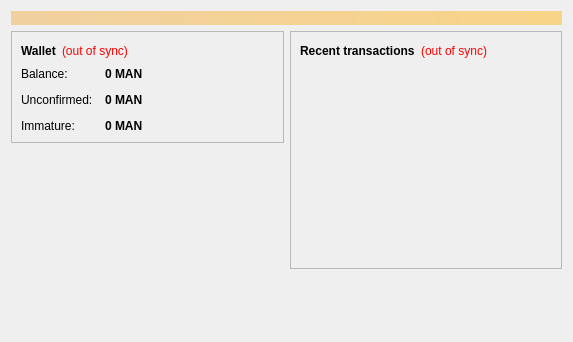
<?xml version="1.0" encoding="UTF-8"?>
<ui version="4.0">
 <class>OverviewPage</class>
 <widget class="QWidget" name="OverviewPage">
  <property name="geometry">
   <rect>
    <x>0</x>
    <y>0</y>
    <width>573</width>
    <height>342</height>
   </rect>
  </property>
  <property name="windowTitle">
   <string>Form</string>
  </property>
  <layout class="QVBoxLayout" name="topLayout">
   <item>
    <widget class="QLabel" name="labelAlerts">
     <property name="visible">
      <bool>false</bool>
     </property>
     <property name="styleSheet">
      <string notr="true">background-color: qlineargradient(x1: 0, y1: 0, x2: 1, y2: 0, stop:0 #F0D0A0, stop:1 #F8D488); color:#000000;</string>
     </property>
     <property name="wordWrap">
      <bool>true</bool>
     </property>
     <property name="margin">
      <number>3</number>
     </property>
    </widget>
   </item>
   <item>
    <layout class="QHBoxLayout" name="horizontalLayout" stretch="1,1">
     <item>
      <layout class="QVBoxLayout" name="verticalLayout_2">
       <item>
        <widget class="QFrame" name="frame">
         <property name="frameShape">
          <enum>QFrame::StyledPanel</enum>
         </property>
         <property name="frameShadow">
          <enum>QFrame::Raised</enum>
         </property>
         <layout class="QVBoxLayout" name="verticalLayout_4">
          <item>
           <layout class="QHBoxLayout" name="horizontalLayout_4">
            <item>
             <widget class="QLabel" name="label_5">
              <property name="font">
               <font>
                <weight>75</weight>
                <bold>true</bold>
               </font>
              </property>
              <property name="text">
               <string>Wallet</string>
              </property>
             </widget>
            </item>
            <item>
             <widget class="QLabel" name="labelWalletStatus">
              <property name="toolTip">
               <string>The displayed information may be out of date. Your wallet automatically synchronizes with the MandarinCoin network after a connection is established, but this process has not completed yet.</string>
              </property>
              <property name="styleSheet">
               <string notr="true">QLabel { color: red; }</string>
              </property>
              <property name="text">
               <string notr="true">(out of sync)</string>
              </property>
              <property name="alignment">
               <set>Qt::AlignLeading|Qt::AlignLeft|Qt::AlignVCenter</set>
              </property>
             </widget>
            </item>
            <item>
             <spacer name="horizontalSpacer_2">
              <property name="orientation">
               <enum>Qt::Horizontal</enum>
              </property>
              <property name="sizeHint" stdset="0">
               <size>
                <width>40</width>
                <height>20</height>
               </size>
              </property>
             </spacer>
            </item>
           </layout>
          </item>
          <item>
           <layout class="QFormLayout" name="formLayout_2">
            <property name="fieldGrowthPolicy">
             <enum>QFormLayout::AllNonFixedFieldsGrow</enum>
            </property>
            <property name="horizontalSpacing">
             <number>12</number>
            </property>
            <property name="verticalSpacing">
             <number>12</number>
            </property>
            <item row="0" column="0">
             <widget class="QLabel" name="label">
              <property name="text">
               <string>Balance:</string>
              </property>
             </widget>
            </item>
            <item row="0" column="1">
             <widget class="QLabel" name="labelBalance">
              <property name="font">
               <font>
                <weight>75</weight>
                <bold>true</bold>
               </font>
              </property>
              <property name="cursor">
               <cursorShape>IBeamCursor</cursorShape>
              </property>
              <property name="toolTip">
               <string>Your current balance</string>
              </property>
              <property name="text">
               <string notr="true">0 MAN</string>
              </property>
              <property name="textInteractionFlags">
               <set>Qt::LinksAccessibleByMouse|Qt::TextSelectableByKeyboard|Qt::TextSelectableByMouse</set>
              </property>
             </widget>
            </item>
            <item row="1" column="0">
             <widget class="QLabel" name="label_3">
              <property name="text">
               <string>Unconfirmed:</string>
              </property>
             </widget>
            </item>
            <item row="1" column="1">
             <widget class="QLabel" name="labelUnconfirmed">
              <property name="font">
               <font>
                <weight>75</weight>
                <bold>true</bold>
               </font>
              </property>
              <property name="cursor">
               <cursorShape>IBeamCursor</cursorShape>
              </property>
              <property name="toolTip">
               <string>Total of transactions that have yet to be confirmed, and do not yet count toward the current balance</string>
              </property>
              <property name="text">
               <string notr="true">0 MAN</string>
              </property>
              <property name="textInteractionFlags">
               <set>Qt::LinksAccessibleByMouse|Qt::TextSelectableByKeyboard|Qt::TextSelectableByMouse</set>
              </property>
             </widget>
            </item>
            <item row="2" column="0">
             <widget class="QLabel" name="labelImmatureText">
              <property name="text">
               <string>Immature:</string>
              </property>
             </widget>
            </item>
            <item row="2" column="1">
             <widget class="QLabel" name="labelImmature">
              <property name="font">
               <font>
                <weight>75</weight>
                <bold>true</bold>
               </font>
              </property>
              <property name="toolTip">
               <string>Mined balance that has not yet matured</string>
              </property>
              <property name="text">
               <string notr="true">0 MAN</string>
              </property>
              <property name="textInteractionFlags">
               <set>Qt::LinksAccessibleByMouse|Qt::TextSelectableByKeyboard|Qt::TextSelectableByMouse</set>
              </property>
             </widget>
            </item>
           </layout>
          </item>
         </layout>
        </widget>
       </item>
	 			<item>
         <widget class="QLabel" name="label_wallet_bgcoin">
          <property name="text">
           <string/>
          </property>
          <property name="pixmap">
           <pixmap resource="../bitcoin.qrc">:/images/wallet_bgcoin</pixmap>
          </property>
          <property name="scaledContents">
           <bool>false</bool>
          </property>
          <property name="alignment">
           <set>Qt::AlignCenter</set>
          </property>
          <property name="margin">
           <number>-2</number>
          </property>
         </widget>
        </item>
       <item>
        <spacer name="verticalSpacer">
         <property name="orientation">
          <enum>Qt::Vertical</enum>
         </property>
         <property name="sizeHint" stdset="0">
          <size>
           <width>20</width>
           <height>2</height>
          </size>
         </property>
        </spacer>
       </item>
      </layout>
     </item>
     <item>
      <layout class="QVBoxLayout" name="verticalLayout_3">
       <item>
        <widget class="QFrame" name="frame_2">
         <property name="frameShape">
          <enum>QFrame::StyledPanel</enum>
         </property>
         <property name="frameShadow">
          <enum>QFrame::Raised</enum>
         </property>
         <layout class="QVBoxLayout" name="verticalLayout">
          <item>
           <layout class="QHBoxLayout" name="horizontalLayout_2">
            <item>
             <widget class="QLabel" name="label_4">
              <property name="text">
               <string>&lt;b&gt;Recent transactions&lt;/b&gt;</string>
              </property>
             </widget>
            </item>
            <item>
             <widget class="QLabel" name="labelTransactionsStatus">
              <property name="toolTip">
               <string>The displayed information may be out of date. Your wallet automatically synchronizes with the MandarinCoin network after a connection is established, but this process has not completed yet.</string>
              </property>
              <property name="styleSheet">
               <string notr="true">QLabel { color: red; }</string>
              </property>
              <property name="text">
               <string notr="true">(out of sync)</string>
              </property>
              <property name="alignment">
               <set>Qt::AlignRight|Qt::AlignTrailing|Qt::AlignVCenter</set>
              </property>
             </widget>
            </item>
            <item>
             <spacer name="horizontalSpacer">
              <property name="orientation">
               <enum>Qt::Horizontal</enum>
              </property>
              <property name="sizeHint" stdset="0">
               <size>
                <width>40</width>
                <height>20</height>
               </size>
              </property>
             </spacer>
            </item>
           </layout>
          </item>
          <item>
           <widget class="QListView" name="listTransactions">
            <property name="styleSheet">
             <string notr="true">QListView { background: transparent; }</string>
            </property>
            <property name="frameShape">
             <enum>QFrame::NoFrame</enum>
            </property>
            <property name="verticalScrollBarPolicy">
             <enum>Qt::ScrollBarAlwaysOff</enum>
            </property>
            <property name="horizontalScrollBarPolicy">
             <enum>Qt::ScrollBarAlwaysOff</enum>
            </property>
            <property name="selectionMode">
             <enum>QAbstractItemView::NoSelection</enum>
            </property>
           </widget>
          </item>
         </layout>
        </widget>
       </item>
       <item>
        <spacer name="verticalSpacer_2">
         <property name="orientation">
          <enum>Qt::Vertical</enum>
         </property>
         <property name="sizeHint" stdset="0">
          <size>
           <width>20</width>
           <height>40</height>
          </size>
         </property>
        </spacer>
       </item>
      </layout>
     </item>
    </layout>
   </item>
  </layout>
 </widget>
 <resources/>
 <connections/>
</ui>
